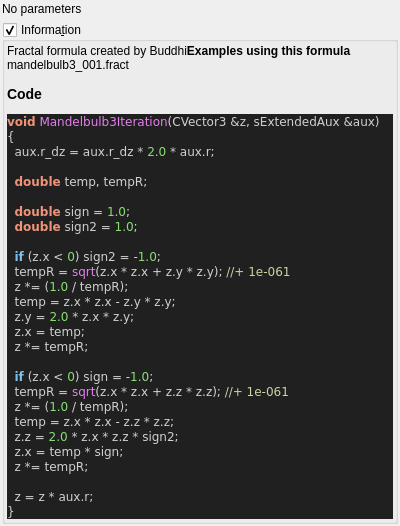
<?xml version="1.0" encoding="UTF-8"?>
<ui version="4.0">
 <class>mandelbulb3</class>
 <widget class="QWidget" name="Form">
  <property name="geometry">
   <rect>
    <x>0</x>
    <y>0</y>
    <width>400</width>
    <height>491</height>
   </rect>
  </property>
  <property name="windowTitle">
   <string notr="true">mandelbulb3</string>
  </property>
  <layout class="QVBoxLayout" name="verticalLayout">
   <property name="leftMargin">
    <number>2</number>
   </property>
   <property name="topMargin">
    <number>2</number>
   </property>
   <property name="rightMargin">
    <number>2</number>
   </property>
   <property name="bottomMargin">
    <number>2</number>
   </property>
   <item>
    <widget class="QLabel" name="label">
     <property name="text">
      <string>No parameters</string>
     </property>
    </widget>
   </item>
   <item>
    <widget class="MyGroupBox" name="groupCheck_info">
     <property name="title">
      <string>Informa&amp;tion</string>
     </property>
     <property name="flat">
      <bool>false</bool>
     </property>
     <property name="checkable">
      <bool>true</bool>
     </property>
     <layout class="QVBoxLayout" name="verticalLayout_2">
      <property name="spacing">
       <number>2</number>
      </property>
      <property name="leftMargin">
       <number>2</number>
      </property>
      <property name="topMargin">
       <number>2</number>
      </property>
      <property name="rightMargin">
       <number>2</number>
      </property>
      <property name="bottomMargin">
       <number>2</number>
      </property>
      <item>
       <widget class="QLabel" name="label_code_content">
        <property name="text">
         <string notr="true">&lt;p&gt;Fractal formula created by Buddhi&lt;/p&gt;&lt;table&gt;
&lt;/table&gt;
&lt;b&gt;Examples using this formula&lt;/b&gt;&lt;br&gt;mandelbulb3_001.fract&lt;h3&gt;Code&lt;/h3&gt;
&lt;body style=&quot;background-color:#202020&quot;&gt;
&lt;pre style=&quot;color:#d0d0d0; background-color:#202020;  font-family:'Courier New',monospace;&quot;&gt;&lt;span style=&quot;color:#f09479; font-weight:bold&quot;&gt;void&lt;/span&gt; &lt;span style=&quot;color:#e47eed&quot;&gt;Mandelbulb3Iteration&lt;/span&gt;&lt;span style=&quot;color:#d0d0d0&quot;&gt;(&lt;/span&gt;CVector3 &lt;span style=&quot;color:#d0d0d0&quot;&gt;&amp;amp;&lt;/span&gt;z&lt;span style=&quot;color:#d0d0d0&quot;&gt;,&lt;/span&gt; sExtendedAux &lt;span style=&quot;color:#d0d0d0&quot;&gt;&amp;amp;&lt;/span&gt;aux&lt;span style=&quot;color:#d0d0d0&quot;&gt;)&lt;/span&gt;
&lt;span style=&quot;color:#d0d0d0&quot;&gt;{&lt;/span&gt;
  aux&lt;span style=&quot;color:#d0d0d0&quot;&gt;.&lt;/span&gt;r_dz &lt;span style=&quot;color:#d0d0d0&quot;&gt;=&lt;/span&gt; aux&lt;span style=&quot;color:#d0d0d0&quot;&gt;.&lt;/span&gt;r_dz &lt;span style=&quot;color:#d0d0d0&quot;&gt;*&lt;/span&gt; &lt;span style=&quot;color:#87df71&quot;&gt;2.0&lt;/span&gt; &lt;span style=&quot;color:#d0d0d0&quot;&gt;*&lt;/span&gt; aux&lt;span style=&quot;color:#d0d0d0&quot;&gt;.&lt;/span&gt;r&lt;span style=&quot;color:#d0d0d0&quot;&gt;;&lt;/span&gt;

  &lt;span style=&quot;color:#f09479; font-weight:bold&quot;&gt;double&lt;/span&gt; temp&lt;span style=&quot;color:#d0d0d0&quot;&gt;,&lt;/span&gt; tempR&lt;span style=&quot;color:#d0d0d0&quot;&gt;;&lt;/span&gt;

  &lt;span style=&quot;color:#f09479; font-weight:bold&quot;&gt;double&lt;/span&gt; sign &lt;span style=&quot;color:#d0d0d0&quot;&gt;=&lt;/span&gt; &lt;span style=&quot;color:#87df71&quot;&gt;1.0&lt;/span&gt;&lt;span style=&quot;color:#d0d0d0&quot;&gt;;&lt;/span&gt;
  &lt;span style=&quot;color:#f09479; font-weight:bold&quot;&gt;double&lt;/span&gt; sign2 &lt;span style=&quot;color:#d0d0d0&quot;&gt;=&lt;/span&gt; &lt;span style=&quot;color:#87df71&quot;&gt;1.0&lt;/span&gt;&lt;span style=&quot;color:#d0d0d0&quot;&gt;;&lt;/span&gt;

  &lt;span style=&quot;color:#7ec0ee; font-weight:bold&quot;&gt;if&lt;/span&gt; &lt;span style=&quot;color:#d0d0d0&quot;&gt;(&lt;/span&gt;z&lt;span style=&quot;color:#d0d0d0&quot;&gt;.&lt;/span&gt;x &lt;span style=&quot;color:#d0d0d0&quot;&gt;&amp;lt;&lt;/span&gt; &lt;span style=&quot;color:#87df71&quot;&gt;0&lt;/span&gt;&lt;span style=&quot;color:#d0d0d0&quot;&gt;)&lt;/span&gt; sign2 &lt;span style=&quot;color:#d0d0d0&quot;&gt;= -&lt;/span&gt;&lt;span style=&quot;color:#87df71&quot;&gt;1.0&lt;/span&gt;&lt;span style=&quot;color:#d0d0d0&quot;&gt;;&lt;/span&gt;
  tempR &lt;span style=&quot;color:#d0d0d0&quot;&gt;=&lt;/span&gt; &lt;span style=&quot;color:#e47eed&quot;&gt;sqrt&lt;/span&gt;&lt;span style=&quot;color:#d0d0d0&quot;&gt;(&lt;/span&gt;z&lt;span style=&quot;color:#d0d0d0&quot;&gt;.&lt;/span&gt;x &lt;span style=&quot;color:#d0d0d0&quot;&gt;*&lt;/span&gt; z&lt;span style=&quot;color:#d0d0d0&quot;&gt;.&lt;/span&gt;x &lt;span style=&quot;color:#d0d0d0&quot;&gt;+&lt;/span&gt; z&lt;span style=&quot;color:#d0d0d0&quot;&gt;.&lt;/span&gt;y &lt;span style=&quot;color:#d0d0d0&quot;&gt;*&lt;/span&gt; z&lt;span style=&quot;color:#d0d0d0&quot;&gt;.&lt;/span&gt;y&lt;span style=&quot;color:#d0d0d0&quot;&gt;);&lt;/span&gt; &lt;span style=&quot;color:#d0d0a0&quot;&gt;//+ 1e-061&lt;/span&gt;
  z &lt;span style=&quot;color:#d0d0d0&quot;&gt;*= (&lt;/span&gt;&lt;span style=&quot;color:#87df71&quot;&gt;1.0&lt;/span&gt; &lt;span style=&quot;color:#d0d0d0&quot;&gt;/&lt;/span&gt; tempR&lt;span style=&quot;color:#d0d0d0&quot;&gt;);&lt;/span&gt;
  temp &lt;span style=&quot;color:#d0d0d0&quot;&gt;=&lt;/span&gt; z&lt;span style=&quot;color:#d0d0d0&quot;&gt;.&lt;/span&gt;x &lt;span style=&quot;color:#d0d0d0&quot;&gt;*&lt;/span&gt; z&lt;span style=&quot;color:#d0d0d0&quot;&gt;.&lt;/span&gt;x &lt;span style=&quot;color:#d0d0d0&quot;&gt;-&lt;/span&gt; z&lt;span style=&quot;color:#d0d0d0&quot;&gt;.&lt;/span&gt;y &lt;span style=&quot;color:#d0d0d0&quot;&gt;*&lt;/span&gt; z&lt;span style=&quot;color:#d0d0d0&quot;&gt;.&lt;/span&gt;y&lt;span style=&quot;color:#d0d0d0&quot;&gt;;&lt;/span&gt;
  z&lt;span style=&quot;color:#d0d0d0&quot;&gt;.&lt;/span&gt;y &lt;span style=&quot;color:#d0d0d0&quot;&gt;=&lt;/span&gt; &lt;span style=&quot;color:#87df71&quot;&gt;2.0&lt;/span&gt; &lt;span style=&quot;color:#d0d0d0&quot;&gt;*&lt;/span&gt; z&lt;span style=&quot;color:#d0d0d0&quot;&gt;.&lt;/span&gt;x &lt;span style=&quot;color:#d0d0d0&quot;&gt;*&lt;/span&gt; z&lt;span style=&quot;color:#d0d0d0&quot;&gt;.&lt;/span&gt;y&lt;span style=&quot;color:#d0d0d0&quot;&gt;;&lt;/span&gt;
  z&lt;span style=&quot;color:#d0d0d0&quot;&gt;.&lt;/span&gt;x &lt;span style=&quot;color:#d0d0d0&quot;&gt;=&lt;/span&gt; temp&lt;span style=&quot;color:#d0d0d0&quot;&gt;;&lt;/span&gt;
  z &lt;span style=&quot;color:#d0d0d0&quot;&gt;*=&lt;/span&gt; tempR&lt;span style=&quot;color:#d0d0d0&quot;&gt;;&lt;/span&gt;

  &lt;span style=&quot;color:#7ec0ee; font-weight:bold&quot;&gt;if&lt;/span&gt; &lt;span style=&quot;color:#d0d0d0&quot;&gt;(&lt;/span&gt;z&lt;span style=&quot;color:#d0d0d0&quot;&gt;.&lt;/span&gt;x &lt;span style=&quot;color:#d0d0d0&quot;&gt;&amp;lt;&lt;/span&gt; &lt;span style=&quot;color:#87df71&quot;&gt;0&lt;/span&gt;&lt;span style=&quot;color:#d0d0d0&quot;&gt;)&lt;/span&gt; sign &lt;span style=&quot;color:#d0d0d0&quot;&gt;= -&lt;/span&gt;&lt;span style=&quot;color:#87df71&quot;&gt;1.0&lt;/span&gt;&lt;span style=&quot;color:#d0d0d0&quot;&gt;;&lt;/span&gt;
  tempR &lt;span style=&quot;color:#d0d0d0&quot;&gt;=&lt;/span&gt; &lt;span style=&quot;color:#e47eed&quot;&gt;sqrt&lt;/span&gt;&lt;span style=&quot;color:#d0d0d0&quot;&gt;(&lt;/span&gt;z&lt;span style=&quot;color:#d0d0d0&quot;&gt;.&lt;/span&gt;x &lt;span style=&quot;color:#d0d0d0&quot;&gt;*&lt;/span&gt; z&lt;span style=&quot;color:#d0d0d0&quot;&gt;.&lt;/span&gt;x &lt;span style=&quot;color:#d0d0d0&quot;&gt;+&lt;/span&gt; z&lt;span style=&quot;color:#d0d0d0&quot;&gt;.&lt;/span&gt;z &lt;span style=&quot;color:#d0d0d0&quot;&gt;*&lt;/span&gt; z&lt;span style=&quot;color:#d0d0d0&quot;&gt;.&lt;/span&gt;z&lt;span style=&quot;color:#d0d0d0&quot;&gt;);&lt;/span&gt; &lt;span style=&quot;color:#d0d0a0&quot;&gt;//+ 1e-061&lt;/span&gt;
  z &lt;span style=&quot;color:#d0d0d0&quot;&gt;*= (&lt;/span&gt;&lt;span style=&quot;color:#87df71&quot;&gt;1.0&lt;/span&gt; &lt;span style=&quot;color:#d0d0d0&quot;&gt;/&lt;/span&gt; tempR&lt;span style=&quot;color:#d0d0d0&quot;&gt;);&lt;/span&gt;
  temp &lt;span style=&quot;color:#d0d0d0&quot;&gt;=&lt;/span&gt; z&lt;span style=&quot;color:#d0d0d0&quot;&gt;.&lt;/span&gt;x &lt;span style=&quot;color:#d0d0d0&quot;&gt;*&lt;/span&gt; z&lt;span style=&quot;color:#d0d0d0&quot;&gt;.&lt;/span&gt;x &lt;span style=&quot;color:#d0d0d0&quot;&gt;-&lt;/span&gt; z&lt;span style=&quot;color:#d0d0d0&quot;&gt;.&lt;/span&gt;z &lt;span style=&quot;color:#d0d0d0&quot;&gt;*&lt;/span&gt; z&lt;span style=&quot;color:#d0d0d0&quot;&gt;.&lt;/span&gt;z&lt;span style=&quot;color:#d0d0d0&quot;&gt;;&lt;/span&gt;
  z&lt;span style=&quot;color:#d0d0d0&quot;&gt;.&lt;/span&gt;z &lt;span style=&quot;color:#d0d0d0&quot;&gt;=&lt;/span&gt; &lt;span style=&quot;color:#87df71&quot;&gt;2.0&lt;/span&gt; &lt;span style=&quot;color:#d0d0d0&quot;&gt;*&lt;/span&gt; z&lt;span style=&quot;color:#d0d0d0&quot;&gt;.&lt;/span&gt;x &lt;span style=&quot;color:#d0d0d0&quot;&gt;*&lt;/span&gt; z&lt;span style=&quot;color:#d0d0d0&quot;&gt;.&lt;/span&gt;z &lt;span style=&quot;color:#d0d0d0&quot;&gt;*&lt;/span&gt; sign2&lt;span style=&quot;color:#d0d0d0&quot;&gt;;&lt;/span&gt;
  z&lt;span style=&quot;color:#d0d0d0&quot;&gt;.&lt;/span&gt;x &lt;span style=&quot;color:#d0d0d0&quot;&gt;=&lt;/span&gt; temp &lt;span style=&quot;color:#d0d0d0&quot;&gt;*&lt;/span&gt; sign&lt;span style=&quot;color:#d0d0d0&quot;&gt;;&lt;/span&gt;
  z &lt;span style=&quot;color:#d0d0d0&quot;&gt;*=&lt;/span&gt; tempR&lt;span style=&quot;color:#d0d0d0&quot;&gt;;&lt;/span&gt;

  z &lt;span style=&quot;color:#d0d0d0&quot;&gt;=&lt;/span&gt; z &lt;span style=&quot;color:#d0d0d0&quot;&gt;*&lt;/span&gt; aux&lt;span style=&quot;color:#d0d0d0&quot;&gt;.&lt;/span&gt;r&lt;span style=&quot;color:#d0d0d0&quot;&gt;;&lt;/span&gt;
&lt;span style=&quot;color:#d0d0d0&quot;&gt;}&lt;/span&gt;
&lt;/pre&gt;
&lt;/body&gt;</string>
        </property>
        <property name="wordWrap">
         <bool>true</bool>
        </property>
        <property name="openExternalLinks">
         <bool>true</bool>
        </property>
        <property name="textInteractionFlags">
         <set>Qt::LinksAccessibleByMouse|Qt::TextSelectableByMouse</set>
        </property>
       </widget>
      </item>
     </layout>
    </widget>
   </item>
   <item>
    <spacer name="verticalSpacer">
     <property name="orientation">
      <enum>Qt::Vertical</enum>
     </property>
     <property name="sizeHint" stdset="0">
      <size>
       <width>20</width>
       <height>40</height>
      </size>
     </property>
    </spacer>
   </item>
  </layout>
 </widget>
 <customwidgets>
  <customwidget>
   <class>MyGroupBox</class>
   <extends>QGroupBox</extends>
   <header>my_group_box.h</header>
   <container>1</container>
  </customwidget>
 </customwidgets>
 <resources/>
 <connections/>
</ui>
